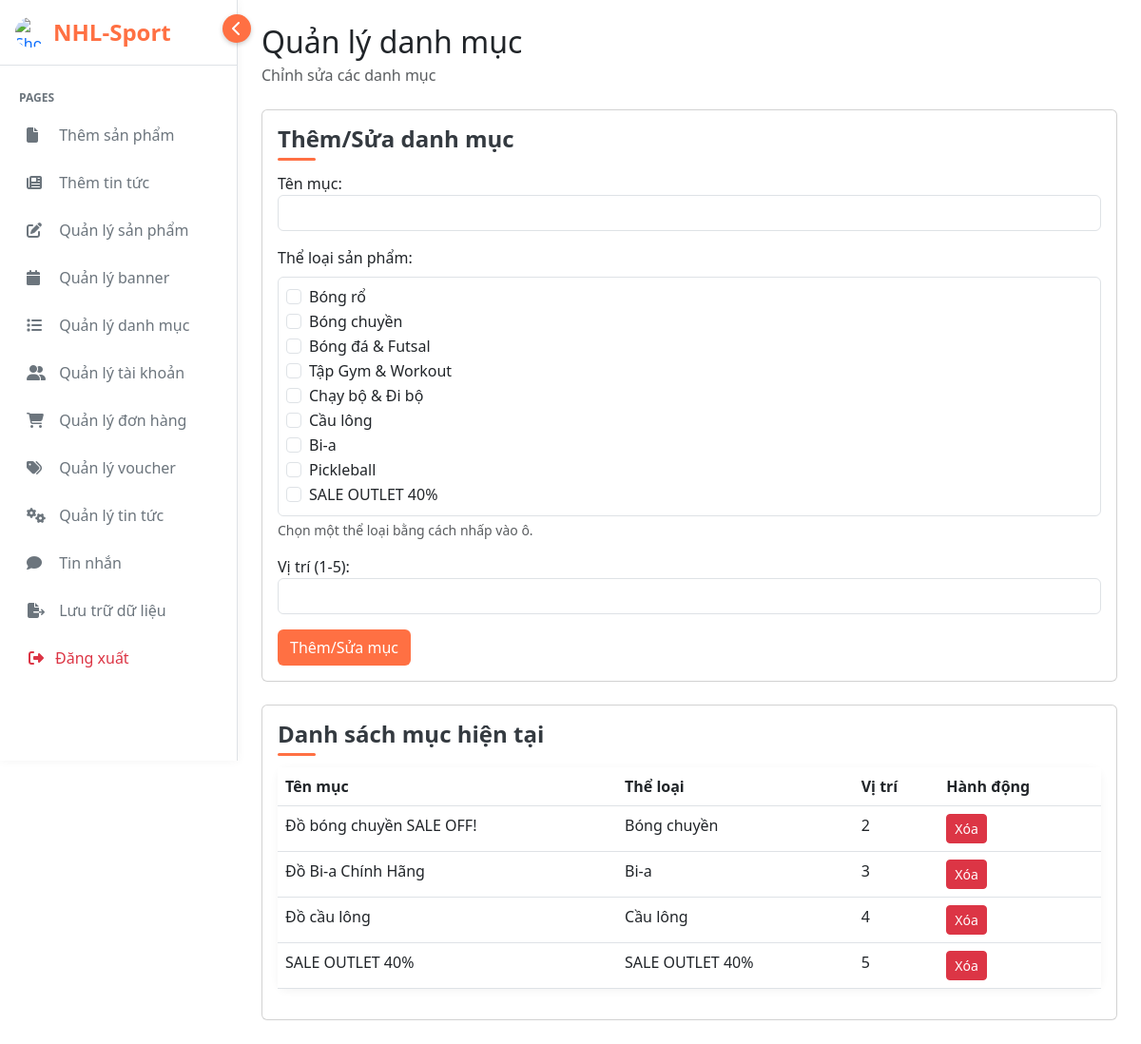
The app's page /baocao/quanlydanhmuc (signed in) with its own data.
### tables this page shows
CREATE TABLE `category_nav_items` (
  `id` int(11) NOT NULL,
  `name` varchar(255) NOT NULL,
  `category` varchar(255) NOT NULL,
  `position` int(11) NOT NULL,
  `created_at` timestamp NOT NULL DEFAULT current_timestamp()
);

### baocao/view/php/quanlydanhmuc.php (the view, shortened to what this page needs)
<?php
include "../../model/config/connect.php";
$nav_items = [];
$query = "SELECT * FROM category_nav_items ORDER BY position ASC";
$result = mysqli_query($conn, $query);
while ($row = mysqli_fetch_assoc($result)) {
    $nav_items[] = $row;
}
$category_names = [
    'bongro' => 'Bóng rổ',
    'bongchuyen' => 'Bóng chuyền',
    'bongda' => 'Bóng đá & Futsal',
    'tapgym' => 'Tập Gym & Workout',
    'chaybo' => 'Chạy bộ & Đi bộ',
    'caulong' => 'Cầu lông',
    'bia' => 'Bi-a',
    'pickleball' => 'Pickleball',
    'saleoutlet40' => 'SALE OUTLET 40%'
];
?>
<!DOCTYPE html>
<html lang="vi">
<head>
    <link href="https://cdnjs.cloudflare.com/ajax/libs/bootstrap/5.3.0/css/bootstrap.min.css" rel="stylesheet">
    <link href="https://cdnjs.cloudflare.com/ajax/libs/font-awesome/6.4.0/css/all.min.css" rel="stylesheet">
    <link rel="stylesheet" href="/baocao/view/css/quanlydanhmuc.css">
</head>
<body>
    <?php include "sidebar.php"; ?>
    <div class="main-content">
        <div class="d-flex justify-content-between align-items-center mb-4">
            <div>
                <h2 class="mb-1">Quản lý danh mục</h2>
                <p class="text-muted mb-0">Chỉnh sửa các danh mục</p>
            </div>
        </div>
        <div class="card mb-4">
            <div class="card-body">
                <h4 class="section-title">Thêm/Sửa danh mục</h4>
                <form id="add-nav-item-form" method="POST" action="/baocao/quanlydanhmuc">
                    <div class="form-group mb-3">
                        <label for="nav-item-name">Tên mục:</label>
                        <input type="text" class="form-control" id="nav-item-name" name="nav_item_name" required>
                    </div>
                    <div class="mb-3">
                        <label for="nav-item-category" class="form-label">Thể loại sản phẩm:</label>
                        <div class="category-selection border rounded p-2" style="max-height: 300px; overflow-y: auto;">
                            <?php
                            foreach ($category_names as $value => $label):
                            ?>
                                <div class="form-check">
                                    <input class="form-check-input single-checkbox" type="checkbox" name="nav_item_category"
                                        id="category-<?php echo $value; ?>" value="<?php echo $value; ?>">
                                    <label class="form-check-label" for="category-<?php echo $value; ?>">
                                        <?php echo htmlspecialchars($label); ?>
                                    </label>
                                </div>
                            <?php endforeach; ?>
                        </div>
                        <div class="form-text">Chọn một thể loại bằng cách nhấp vào ô.</div>
                    </div>
                    <div class="form-group mb-3">
                        <label for="nav-item-position">Vị trí (1-5):</label>
                        <input type="number" class="form-control" id="nav-item-position" name="nav_item_position" min="1" max="5" required>
                    </div>
                    <button type="submit" class="btn btn-pink" name="add_nav_item">Thêm/Sửa mục</button>
                </form>
            </div>
        </div>
        <div class="card">
            <div class="card-body">
                <h4 class="section-title">Danh sách mục hiện tại</h4>
                <table class="table">
                    <thead>
                        <tr>
                            <th>Tên mục</th>
                            <th>Thể loại</th>
                            <th>Vị trí</th>
                            <th>Hành động</th>
                        </tr>
                    </thead>
                    <tbody>
                        <?php if (!empty($nav_items)): ?>
                            <?php foreach ($nav_items as $item): ?>
                                <tr>
                                    <td><?php echo htmlspecialchars($item['name']); ?></td>
                                    <td>
                                        <?php
                                        $categories = explode(',', $item['category']);
                                        $category_display = [];
                                        foreach ($categories as $cat) {
                                            $cat = trim($cat);
                                            $category_display[] = isset($category_names[$cat]) ? $category_names[$cat] : $cat;
                                        }
                                        echo htmlspecialchars(implode(', ', $category_display));
                                        ?>
                                    </td>
                                    <td><?php echo $item['position']; ?></td>
                                    <td>
                                        <a href="/baocao/quanlydanhmuc?delete_nav_item=<?php echo $item['id']; ?>"
                                            class="btn btn-danger btn-sm"
                                            onclick="return confirm('Bạn có chắc muốn xóa mục này?')">
                                            Xóa
                                        </a>
                                    </td>
                                </tr>
                            <?php endforeach; ?>
                        <?php else: ?>
                            <tr>
                                <td colspan="4" class="text-center">Chưa có mục nào được thêm</td>
                            </tr>
                        <?php endif; ?>
                    </tbody>
                </table>
            </div>
        </div>
    </div>
</body>
</html>

### baocao/view/php/sidebar.php (shortened to what this page needs)
<!DOCTYPE html>
<html lang="en">
<head>
    <link href="https://cdnjs.cloudflare.com/ajax/libs/bootstrap/5.3.0/css/bootstrap.min.css" rel="stylesheet">
    <link href="https://cdnjs.cloudflare.com/ajax/libs/font-awesome/6.4.0/css/all.min.css" rel="stylesheet">
    <link rel="stylesheet" href="/baocao/view/css/sidebar.css">
</head>
<body>
    <div class="sidebar" id="sidebar">
        <div class="d-flex align-items-center p-3 border-bottom">
            <a href="/baocao/admin" class="d-flex align-items-center text-decoration-none">
                <img src="/baocao/view/img/logo3.webp" alt="Shop Logo" class="brand-avatar me-2">
                <span class="brand-logo">NHL-Sport</span>
            </a>
        </div>
        <div class="sidebar-toggle" id="sidebarToggle">
            <i class="fas fa-chevron-left"></i>
        </div>
        <div class="sidebar-heading">Pages</div>
        <div class="list">
            <ul class="nav flex-column px-2">
                <li class="nav-item">
                    <a class="nav-link <?php echo basename($_SERVER['PHP_SELF']) == '/baocao.add_product' ? 'active' : ''; ?>" href="/baocao/add_product">
                        <i class="fas fa-file"></i> <span>Thêm sản phẩm</span>
                    </a>
                </li>
                <li class="nav-item">
                    <a class="nav-link <?php echo basename($_SERVER['PHP_SELF']) == '/baocao/add_news' ? 'active' : ''; ?>" href="/baocao/add_news">
                        <i class="fas fa-newspaper"></i> <span>Thêm tin tức</span>
                    </a>
                </li>
                <li class="nav-item">
                    <a class="nav-link <?php echo basename($_SERVER['PHP_SELF']) == '/baocao/delete_product' ? 'active' : ''; ?>" href="/baocao/delete_product">
                        <i class="fas fa-edit"></i> <span>Quản lý sản phẩm</span>
                    </a>
                </li>
                <li class="nav-item">
                    <a class="nav-link <?php echo basename($_SERVER['PHP_SELF']) == '/baocao/banner' ? 'active' : ''; ?>" href="/baocao/banner">
                        <i class="fas fa-calendar"></i> <span>Quản lý banner</span>
                    </a>
                </li>
                <li class="nav-item">
                    <a class="nav-link <?php echo basename($_SERVER['PHP_SELF']) == '/baocao/quanlydanhmuc' ? 'active' : ''; ?>" href="/baocao/quanlydanhmuc">
                        <i class="fas fa-list"></i> <span>Quản lý danh mục</span>
                    </a>
                </li>
                <li class="nav-item">
                    <a class="nav-link <?php echo basename($_SERVER['PHP_SELF']) == '/baocao/quanlytaikhoan' ? 'active' : ''; ?>" href="/baocao/quanlytaikhoan">
                        <i class="fas fa-user-friends"></i> <span>Quản lý tài khoản</span>
                    </a>
                </li>
                <li class="nav-item">
                    <a class="nav-link <?php echo basename($_SERVER['PHP_SELF']) == '/baocao/quanlydonhang' ? 'active' : ''; ?>" href="/baocao/quanlydonhang">
                        <i class="fas fa-shopping-cart"></i> <span>Quản lý đơn hàng</span>
                    </a>
                </li>
                <li class="nav-item">
                    <a class="nav-link <?php echo basename($_SERVER['PHP_SELF']) == '/baocao/quanlyvoucher' ? 'active' : ''; ?>" href="/baocao/quanlyvoucher">
                        <i class="fas fa-tags"></i> <span>Quản lý voucher</span>
                    </a>
                </li>
                <li class="nav-item">
                    <a class="nav-link <?php echo basename($_SERVER['PHP_SELF']) == '/baocao/quanlytintuc' ? 'active' : ''; ?>" href="/baocao/quanlytintuc">
                        <i class="fas fa-cogs"></i> <span>Quản lý tin tức</span>
                    </a>
                </li>
                <li class="nav-item">
                    <a class="nav-link <?php echo basename($_SERVER['PHP_SELF']) == '/baocao/admin_chat' ? 'active' : ''; ?>" href="/baocao/admin_chat">
                        <i class="fas fa-comment"></i> <span>Tin nhắn</span>
                    </a>
                </li>
                <li class="nav-item">
                    <button class="nav-link <?php echo basename($_SERVER['PHP_SELF']) == '/baocao/model/config/daily_backup.php' ? 'active' : ''; ?>" id="backupButton">
                        <i class="fas fa-file-export"></i> <span>Lưu trữ dữ liệu</span>
                    </button>
                </li>
                <li class="nav-item">
                    <form action="/baocao/user/submit" method="POST" style="margin: 0;">
                        <button type="submit" name="logout" class="nav-link logout-btn logout-centered" style="border: none; background: none; width: 100%;">
                            <i class="fas fa-sign-out-alt"></i> <span>Đăng xuất</span>
                        </button>
                    </form>
                </li>
            </ul>
        </div>
    </div>
</body>
</html>

### baocao/view/css/quanlydanhmuc.css (style rules this page uses)
:root { --primary-color: #FF7043; --secondary-color: #6c757d; --background-color: #f9fafb; --white: #ffffff; }
body { font-family: 'Segoe UI', Tahoma, Geneva, Verdana, sans-serif; background-color: var(--background-color); }
.btn-pink { background-color: var(--primary-color)!important; color: white!important; border: none; border-radius: 8px; padding: 8px 20px; transition: all 0.3s ease; }
.section-title { font-weight: 700; margin-bottom: 20px; color: #343a40; position: relative; display: inline-block; }
.section-title::after { content: ''; position: absolute; left: 0; bottom: -8px; height: 3px; width: 40px; background-color: #FF7043; border-radius: 10px; }
.table { background-color: white; box-shadow: 0 2px 10px rgba(0, 0, 0, 0.05); border-radius: 12px; }
.form-control, .form-select { border-radius: 8px; border: 1px solid #dee2e6; }
.form-group { margin-bottom: 1.5rem; }
.brand-logo { font-size: 1.5rem; font-weight: 700; color: var(--primary-color); }

### baocao/view/css/sidebar.css (style rules this page uses)
.sidebar { background-color: #ffffff; width: 250px; min-height: 100vh; border-right: 1px solid #dee2e6; position: fixed; top: 0; left: 0; z-index: 100; box-shadow: 0 0 10px rgba(0, 0, 0, 0.05); transition: all 0.3s ease; }
.sidebar-toggle { position: absolute; top: 15px; right: -15px; width: 30px; height: 30px; background-color: #ff7043; color: white; border-radius: 50%; display: flex; justify-content: center; align-items: center; cursor: pointer; box-shadow: 0 2px 5px rgba(0, 0, 0, 0.2); z-index: 101; }
.main-content { margin-left: 250px; padding: 25px; transition: margin-left 0.3s ease; }
.nav-link { color: #6c757d; padding: 10px 20px; margin: 3px 0; border-radius: 5px; transition: all 0.3s ease; }
.nav-link i { margin-right: 10px; width: 20px; }
.sidebar-heading { font-size: 0.75rem; text-transform: uppercase; color: #6c757d; font-weight: 600; padding: 15px 20px 5px; margin-top: 10px; }
.brand-avatar { width: 32px; height: 32px; object-fit: contain; border-radius: 50%; transition: all 0.3s ease; }
.brand-logo { font-size: 1.5rem; font-weight: 700; color: #FF7043; transition: opacity 0.3s ease, visibility 0.3s ease; }
.sidebar { transition: width 0.3s ease; }
.main-content { transition: margin-left 0.3s ease; }
.logout-centered { display: flex; justify-content: flex-start; align-items: center; width: 100%; }
.logout-btn { color: #dc3545; }
.sidebar { height: 100vh; background-color: #ffffff; position: fixed; top: 0; left: 0; z-index: 100; box-shadow: 0 0 10px rgba(0, 0, 0, 0.05); transition: all 0.3s ease; }
.list { max-height: 80vh; overflow-y: auto; overflow-x: hidden; box-sizing: border-box; -webkit-overflow-scrolling: touch; }
.list * { box-sizing: border-box; }

### records on screen
category_nav_items: name "Đồ bóng chuyền SALE OFF!", category_display "Bóng chuyền", position "2"
category_nav_items: name "Đồ Bi-a Chính Hãng", category_display "Bi-a", position "3"
category_nav_items: name "Đồ cầu lông", category_display "Cầu lông", position "4"
category_nav_items: name "SALE OUTLET 40%", category_display "SALE OUTLET 40%", position "5"

### other values on screen
$label "Bóng rổ"
$label "Bóng chuyền"
$label "Bóng đá & Futsal"
$label "Tập Gym & Workout"
$label "Chạy bộ & Đi bộ"
$label "Cầu lông"
$label "Bi-a"
$label "Pickleball"
$label "SALE OUTLET 40%"
